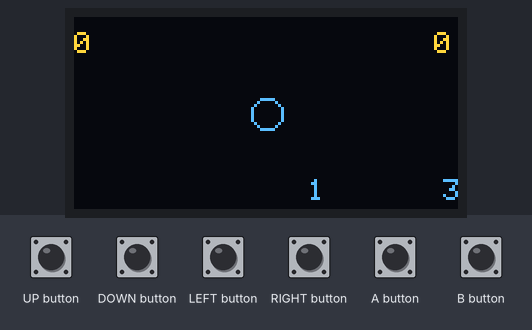
Bench run of a sketch on a simulated Arduboy, built with avr-gcc and run on an emulated ATmega32U4. Shown: 128×64 one-colour display. The inputs (shaded band) are chosen by the test bench. The OLED is the two-colour kind (top 16 rows yellow).

Above: at 1.2 s.
1.3 s: UP button pressed for 1 s
At 2.6 s:
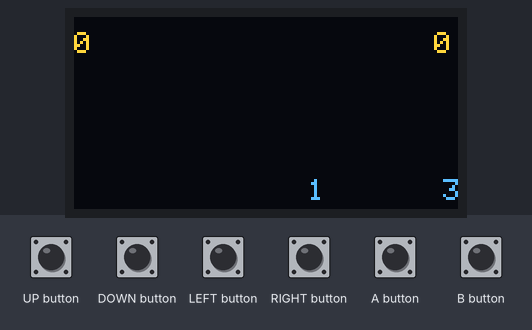
3.8 s: DOWN button pressed for 1 s
At 6.0 s:
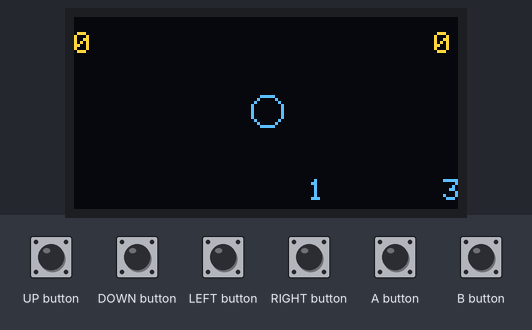
6.3 s: LEFT button pressed for 1 s
At 7.9 s:
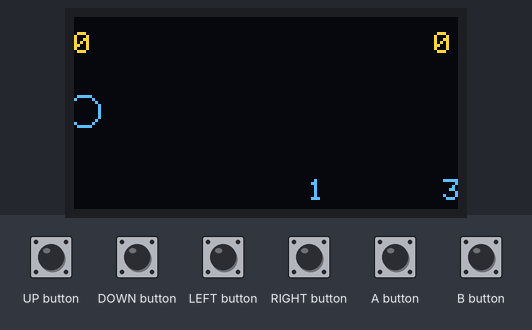
8.8 s: RIGHT button pressed for 0.15 s
At 10.0 s:
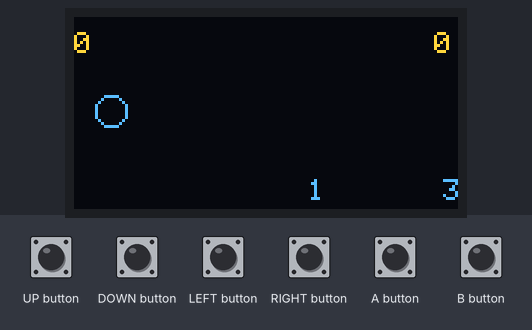
10.4 s: A button pressed for 0.15 s
At 10.9 s:
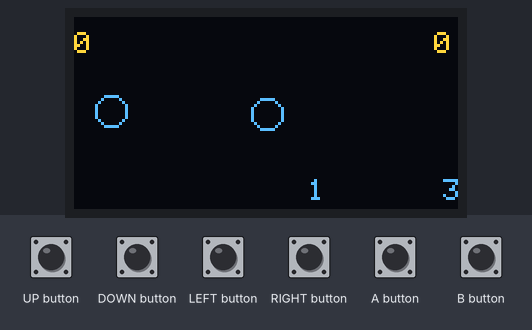
12.0 s: UP button pressed for 0.15 s
At 12.7 s:
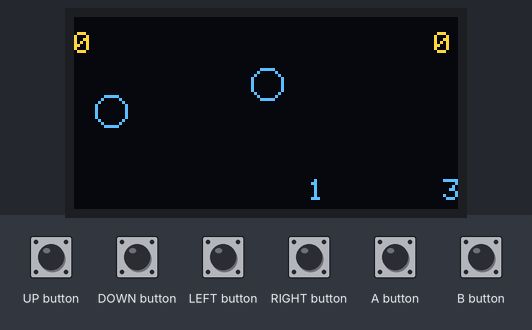
Timing chart, 0 to 14.6 s (numbered marks = the images above; inputs shaded):
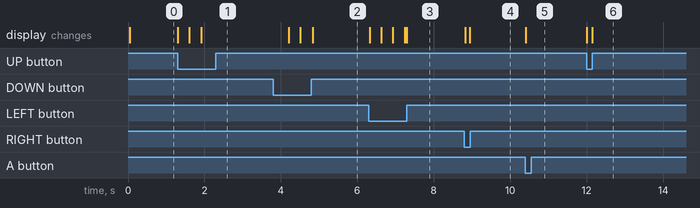

The sketch:

balls-the-game.ino
```cpp
#include <Arduboy2.h>
#include "Game.h"

balls::Game game;
balls::A boi;

// This function runs once in your game.
// use it for anything that needs to be set only once in your game.
void setup()
{
  // initiate arduboy instance
  boi.begin();
  boi.clear();

  // here we set the framerate to 15, we do not need to run at
  // default 60 and it saves us battery life
  boi.setFrameRate(60);
}

// our main game loop, this runs once every cycle/frame.
// this is where our game logic goes.
void loop()
{
  // pause render until it's time for the next frame
  if (!(boi.nextFrame()))
  {
    return;
  }

  boi.pollButtons();
  game.input(boi);

  // run the simulation
  game.simulate();

  // first we clear our screen to black
  boi.clear();
  game.draw(boi);
  boi.setCursor(WIDTH - 5, HEIGHT - 10);
  boi.print(boi.cpuLoad());

  boi.setCursor(WIDTH - 50, HEIGHT - 10);
  boi.print(game.current_state);

  // then we finaly we tell the arduboy to display what we just wrote to the display
  boi.display();
}
```

Ball.cpp
```cpp
#include "Ball.h"

namespace balls
{

Ball::Ball() : v(0, 0) {

    x = WIDTH / 2;
    y = HEIGHT / 2;
    isStatic = true;
}
void Ball::move()
{
    x += v.x;
    y += v.y;
}
void Ball::draw(A &a)
{
    a.drawCircle(x, y, BALL_RADIUS);
}

int16_t Ball::distance(const Ball &b)
{
   return abs(Point::distance(b) - BALL_DIAMETER);
}

int16_t Ball::distance(const Line& l)
{

    auto s1 = (l.start.y - l.end.y) * this->x;
    auto s2 = (l.start.x - l.end.x) * this->y;
    auto s3 = l.end.x * l.start.y;
    auto s4 = l.start.x * l.end.y;

    auto s5 = abs(s1 - s2) + abs(s3 - s4);

    return abs((s5 / l.start.distance(l.end)) - BALL_RADIUS);

}
}
```

Ball.h
```cpp
#ifndef _H_BALL
#define _H_BALL

#include "Object.h"

namespace balls
{
const int8_t BALL_RADIUS = 5;
const int8_t BALL_DIAMETER = 2 * BALL_RADIUS;

struct Ball : Object
{
  Ball();
  void draw(A&) override;
  int16_t distance(const Ball& b);
  int16_t distance(const Line& l);
  void move();

  Vector v;
  bool isStatic;
};
}

#endif
```

Game.cpp
```cpp
#include "Game.h"
#include "Object.h"

namespace balls
{

static int placeGameBall(A &a, Player &p)
{

    // TODO: get this right you idiot
    auto offset = 0;
    switch (p.player_num) {
        case 1:
            offset = BALL_DIAMETER;
            break;
        case 2:
            offset = WIDTH - BALL_DIAMETER;
            break;
    }

    p.game_ball.x = offset;
    p.game_ball.v = V_STATIC;

    if (a.justPressed(A_BUTTON))
    {
        p.game_ball.v = V_STATIC;
        return 1;
    }
    if (a.pressed(UP_BUTTON))
    {
        p.game_ball.v = V_UP;
    }
    if (a.pressed(DOWN_BUTTON))
    {
        p.game_ball.v = V_DOWN;
    }
    return 0;
}

static int placeBall(A &a, Player &p)
{

    Ball *b;
    switch (p.ballState)
    {
    case NoBalls:
        p.ballState = Static_1;
    case Static_1:
        b = &p.static_ball_1;
        break;
    case Static_2:
        b = &p.static_ball_2;
        break;
    case GameBall:
        return placeGameBall(a, p);
        break;
    default:
        a.print("ERROR");
        a.print(p.ballState);
        return 0;
    }

    auto v = V_STATIC;
    if (a.justPressed(A_BUTTON))
    {
        b->v = v;
        p.ballState++;
        return 0;
    }
    if (a.pressed(UP_BUTTON))
    {
        v = V_UP;
    }
    if (a.pressed(DOWN_BUTTON))
    {
        v = V_DOWN;
    }
    if (a.pressed(LEFT_BUTTON))
    {
        v = V_LEFT;
    }
    if (a.pressed(RIGHT_BUTTON))
    {
        v = V_RIGHT;
    }
    b->v = v;

    return 0;
}

static void simBalls(Ball **b)
{

    for (auto i = 0; i < 6; i++)
    {
        auto bx = b[i];
        for (auto j = 0; j < 6; j++)
        {
            if (i == j)
            {
                continue;
            }
            if (bx->distance(*b[j]) < 1)
            {
                bx->v.x *= -1;
                bx->v.y *= -1;
            }
        }

        if (bx->x - BALL_RADIUS <= 0 || bx->x + BALL_RADIUS >= WIDTH) {
            bx->v *= V_FLIP_H;
        }
        if (bx->y - BALL_RADIUS <= 0 || bx->y + BALL_RADIUS >= HEIGHT) {
            bx->v *= V_FLIP_V;
        }
    }
}

static void fillBallArray(Player &p1, Player &p2, Ball **b)
{
    b[0] = &p1.game_ball;
    b[1] = &p2.game_ball;
    b[2] = &p1.static_ball_1;
    b[3] = &p1.static_ball_2;
    b[4] = &p2.static_ball_1;
    b[5] = &p2.static_ball_2;
}

void Game::simulate()
{
    static Ball *b[6];
    fillBallArray(player1, player2, b);
    auto i = 0;

    if (current_state == PLAY_GAME) {
        simBalls(b);
    }

    while (i < 6) {
        b[i]->move();
        i++;
    }
}

void Game::input(A &a)
{
    int stateChange = 0;
    switch (current_state)
    {
    case GAME_START:
        stateChange += 1;
        break;
    case P1_PLACE_BALLS:
        stateChange = placeBall(a, player1);
        break;
    case P2_PLACE_BALLS:
        stateChange = placeBall(a, player2);
        if (stateChange > 0) {
            player1.game_ball.v = V_RIGHT;
            player2.game_ball.v = V_LEFT;
        }
        break;
    }
    a.setCursor(WIDTH /2, 5);
    a.print(stateChange);

    current_state += stateChange;
}

void Game::draw(A &a)
{
    player1.draw(a);
    player2.draw(a);
}

Game::Game() : player1(1), player2(2)
{
    current_state = 0;
}
}
```

Game.h
```cpp
#ifndef _H_GAME
#define _H_GAME
#include <Arduboy2.h>
#include "Object.h"
#include "Player.h"
#include "Ball.h"

namespace balls
{

const int8_t GAME_START = 0;
const int8_t P1_PLACE_BALLS = 1;
const int8_t P2_PLACE_BALLS = 2;
const int8_t PLAY_GAME = 3;
const int8_t UPDATE_SCORE = 4;
const int8_t DISPLAY_WINNER = 5;

struct Game : Object
{
  Game();
  ~Game(){};
  void input(A&);
  void simulate();
  void draw(A&) override;
  Player player1;
  Player player2;
  int8_t current_state;
};
} // namespace balls

#endif
```

Object.cpp
```cpp
#include "Object.h"

namespace balls
{


void Object::draw(A &a)
{
}

Point::Point(int16_t x, int16_t y)
{
    this->x = x;
    this->y = y;
}

int16_t Point::distance(const Point& p) {
    auto dx = abs(this->x - p.x);
    auto dy = abs(this->y - p.y);
    return dx + dy;
}

Vector::Vector() : Vector(0, 0)
{
}

Vector::Vector(int16_t x, int16_t y) : Point(x,y) {
}

Vector &Vector::operator=(const Vector &v)
{
    this->x = v.x;
    this->y = v.y;
    return *this;
}

Vector Vector::operator+(const Vector &r)
{
    return Vector(this->x + r.x, this->y + r.y);
}

Vector &Vector::operator+=(const Vector &v)
{
    this->x += v.x;
    this->y += v.y;
    return *this;
}

Vector &Vector::operator*=(const Vector &v)
{
    this->x *= v.x;
    this->y *= v.y;
    return *this;
}

Vector V_STATIC(0, 0);
Vector V_UP(0, -1);
Vector V_DOWN(0, 1);
Vector V_LEFT(-1, 0);
Vector V_RIGHT(1, 0);
Vector V_FLIP_H(-1, 1);
Vector V_FLIP_V(1, -1);

Line L_TOP(0, 0, WIDTH, 0);
Line L_BOTTOM(0, HEIGHT, WIDTH, HEIGHT);
Line L_LEFT(0, 0, 0, HEIGHT);
Line L_RIGHT(WIDTH, 0, WIDTH, HEIGHT);
}
```

Object.h
```cpp
#ifndef _H_OBJECT
#define _H_OBJECT

#include <Arduboy2.h>

namespace balls
{
using A = Arduboy2;
#define __SCALE 100
#define SCALE_DOWN(v) (v / __SCALE)
#define SCALE_UP(v) (v * __SCALE)

struct Point
{
    Point()
    {
        this->x = 0;
        this->y = 0;
    };
    Point(int16_t x, int16_t y);

    int16_t distance(const Point& p);
    int16_t x;
    int16_t y;
};

struct Line
{

    Line(int16_t x1, int16_t y1, int16_t x2, int16_t y2) {
        this->start.x = x1;
        this->start.y = y1;

        this->end.x = x2;
        this->end.y = y2;
    }
    Point start;
    Point end;
};

struct Object : Point
{
    virtual ~Object(){};
    virtual void draw(A & a);
};

struct Vector : Point
{
    Vector();
    Vector(int16_t x, int16_t y);
    Vector &operator=(const balls::Vector &v);
    Vector operator+(const Vector &r);
    Vector &operator+=(const Vector &v);
    Vector &operator*=(const Vector &v);
    int16_t velocity() const;
};

extern Vector V_STATIC;
extern Vector V_UP;
extern Vector V_DOWN;
extern Vector V_LEFT;
extern Vector V_RIGHT;
extern Vector V_FLIP_H;
extern Vector V_FLIP_V;

extern Line L_TOP;
extern Line L_BOTTOM;
extern Line L_LEFT;
extern Line L_RIGHT;

} // namespace hello

#endif
```

Player.cpp
```cpp
#include "Player.h"

namespace balls
{
Player::Player(uint8_t n)
{
    player_num = n;
    x = 5;
    switch (n)
    {
    case 1:
        y = 0;
        break;
    case 2:
        y = 120;
        break;
    }

    game_ball.isStatic = false;
}

void Player::draw(A& a)
{

    // print score
    a.setCursor(this->y, this->x);
    a.print(this->game_ball.v.x);

    switch (ballState)
    {
    case GameBall:
        game_ball.draw(a);
    case Static_2:
        static_ball_2.draw(a);
    case Static_1:
        static_ball_1.draw(a);
    case NoBalls:
        break;
    }
}
}
```

Player.h
```cpp
#ifndef _H_PLAYER
#define _H_PLAYER

#include "Object.h"
#include "Ball.h"

namespace balls
{
const int8_t NoBalls = 0;
const int8_t Static_1 = 1;
const int8_t Static_2 = 2;
const int8_t GameBall = 3;

struct Player : Object
{
    Player(uint8_t n);
    ~Player(){};
    void draw(A&) override;

    Ball static_ball_1;
    Ball static_ball_2;
    Ball game_ball;
    int8_t player_num;
    int8_t score = 0;
    int8_t ballState = 0;
};
}

#endif
```

Measured:
- after the input at 1.3 s, the display: first changes at once (image 1 shows a later state)
- after the input at 3.8 s, the display: first changes after 0.41 s (image 2 shows a later state)
- after the input at 6.3 s, the display: first changes at once (image 3 shows a later state)
- after the input at 8.8 s, the display: first changes at once (image 4 shows a later state)
- after the input at 10.4 s, the display: changes at once (image 5)
- after the input at 12.0 s, the display: first changes at once (image 6 shows a later state)
